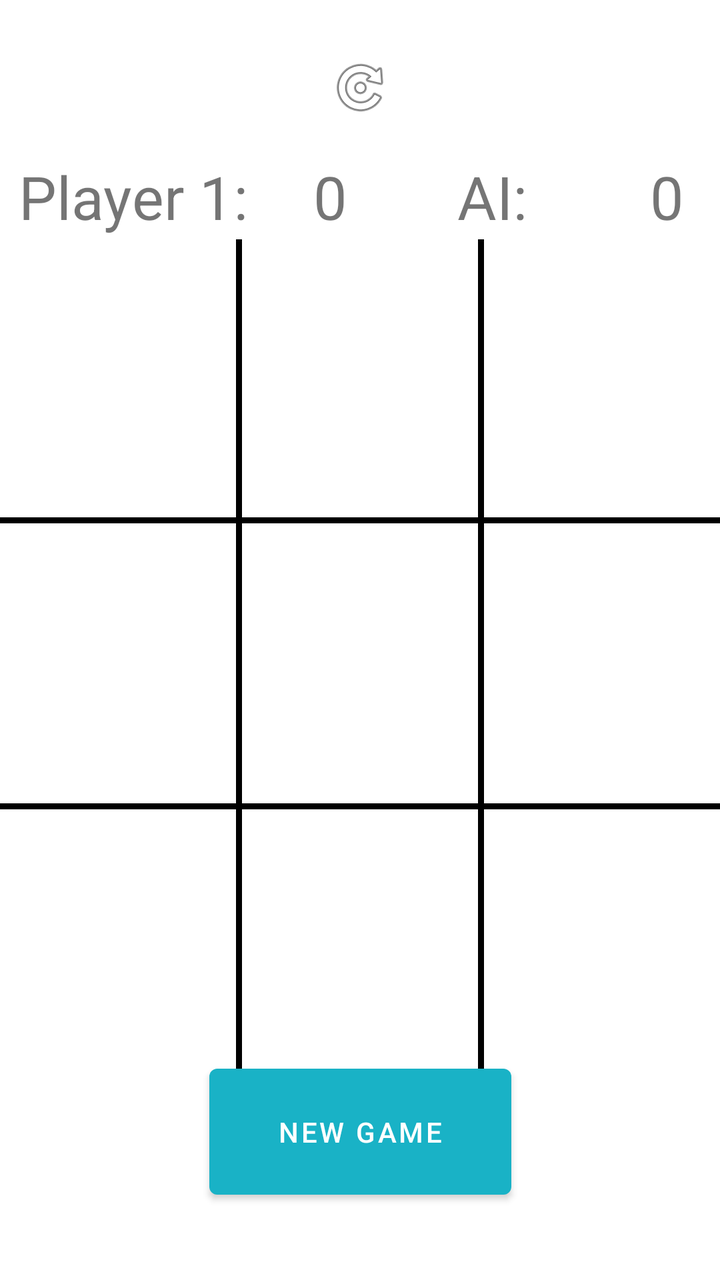
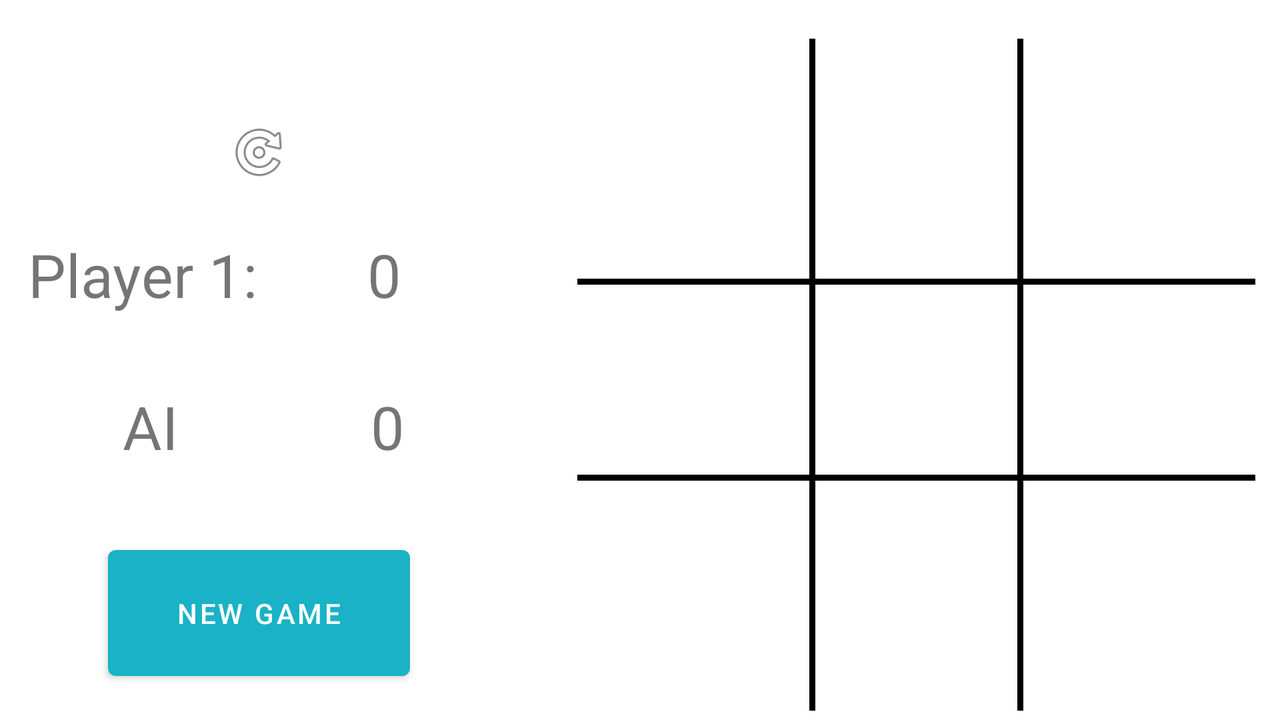

The same Android screen from two of the app's own layout files: first res/layout/ as a phone draws it, then the repository's variant for another configuration, drawn on a device whose configuration selects that folder. Both files follow.
<!-- AndroidManifest.xml: application theme Theme.TICTACTOE -->
<!-- res/layout/fragment_game_vs_ai.xml -->
<?xml version="1.0" encoding="utf-8"?>
<androidx.constraintlayout.widget.ConstraintLayout xmlns:android="http://schemas.android.com/apk/res/android"
    xmlns:app="http://schemas.android.com/apk/res-auto"
    xmlns:tools="http://schemas.android.com/tools"
    android:id="@+id/activity_board"
    android:layout_width="match_parent"
    android:layout_height="match_parent"
    android:focusable="true"
    android:focusableInTouchMode="true"
    tools:context=".view.GameVsAiFragment">

    <TextView
        android:id="@+id/Player"
        android:layout_width="133dp"
        android:layout_height="44dp"
        android:gravity="center_horizontal"
        android:text="Player 1: "
        android:textSize="30dp"
        app:layout_constraintBottom_toBottomOf="parent"
        app:layout_constraintEnd_toStartOf="@+id/PlayerScore"
        app:layout_constraintHorizontal_bias="0.5"
        app:layout_constraintStart_toStartOf="parent"
        app:layout_constraintTop_toTopOf="parent"
        app:layout_constraintVertical_bias="0.131" />

    <TextView
        android:id="@+id/PlayerScore"
        android:layout_width="49dp"
        android:layout_height="44dp"
        android:gravity="center_horizontal"
        android:text="0"
        android:textSize="30sp"
        app:layout_constraintBottom_toBottomOf="parent"
        app:layout_constraintEnd_toStartOf="@+id/Player2"
        app:layout_constraintHorizontal_bias="0.5"
        app:layout_constraintStart_toEndOf="@+id/Player"
        app:layout_constraintTop_toTopOf="parent"
        app:layout_constraintVertical_bias="0.131" />

    <Button
        android:id="@+id/NewGame"
        android:layout_width="151dp"
        android:layout_height="75dp"
        android:text="NEW GAME"
        app:layout_constraintBottom_toBottomOf="parent"
        app:layout_constraintEnd_toEndOf="parent"
        app:layout_constraintHorizontal_bias="0.5"
        app:layout_constraintStart_toStartOf="parent"
        app:layout_constraintTop_toTopOf="parent"
        app:layout_constraintVertical_bias="0.935" />

    <androidx.constraintlayout.widget.ConstraintLayout
        android:id="@+id/frameLayout"
        android:layout_width="match_parent"
        android:layout_height="426dp"
        app:layout_constraintBottom_toBottomOf="parent"
        app:layout_constraintEnd_toEndOf="parent"
        app:layout_constraintHorizontal_bias="0.0"
        app:layout_constraintStart_toStartOf="parent"

        app:layout_constraintTop_toTopOf="parent"
        app:layout_constraintVertical_bias="0.555">

        <View
            android:id="@+id/view10"
            style="@style/ViewColor"
            android:layout_width="match_parent"
            android:layout_height="3dp"
            android:layout_gravity="bottom"
            app:layout_constraintBottom_toTopOf="@+id/view11"
            app:layout_constraintEnd_toEndOf="parent"
            app:layout_constraintTop_toTopOf="parent" />

        <View
            android:id="@+id/view11"
            style="@style/ViewColor"
            android:layout_width="match_parent"
            android:layout_height="3dp"
            android:layout_gravity="bottom"
            app:layout_constraintBottom_toBottomOf="parent"
            app:layout_constraintEnd_toEndOf="parent"
            app:layout_constraintHorizontal_bias="0.5"
            app:layout_constraintStart_toStartOf="parent"
            app:layout_constraintTop_toBottomOf="@+id/view10" />

        <View
            android:id="@+id/view12"
            style="@style/ViewColor"
            android:layout_width="3dp"
            android:layout_height="424dp"
            app:layout_constraintBottom_toBottomOf="parent"
            app:layout_constraintEnd_toEndOf="parent"
            app:layout_constraintHorizontal_bias="0.5"
            app:layout_constraintStart_toEndOf="@+id/view5"
            app:layout_constraintTop_toTopOf="parent" />

        <View
            android:id="@+id/view5"
            style="@style/ViewColor"
            android:layout_width="3dp"
            android:layout_height="424dp"
            app:layout_constraintBottom_toBottomOf="parent"
            app:layout_constraintEnd_toStartOf="@+id/view12"
            app:layout_constraintHorizontal_bias="0.52"
            app:layout_constraintStart_toStartOf="parent"
            app:layout_constraintTop_toTopOf="parent" />

        <ImageView
            android:id="@+id/b2"
            android:layout_width="80dp"
            android:layout_height="80dp"
            android:layout_gravity="center"
            android:layout_marginEnd="15dp"
            app:layout_constraintBottom_toTopOf="@+id/c2"
            app:layout_constraintEnd_toStartOf="@+id/b3"
            app:layout_constraintHorizontal_bias="0.5"
            android:layout_marginStart="25dp"

            app:layout_constraintStart_toEndOf="@+id/b1"
            app:layout_constraintTop_toBottomOf="@+id/a2" />

        <ImageView
            android:id="@+id/b3"
            android:layout_width="80dp"
            android:layout_height="80dp"
            android:layout_gravity="center_horizontal|end|center_vertical"
            app:layout_constraintBottom_toTopOf="@+id/c3"
            app:layout_constraintEnd_toEndOf="parent"
            app:layout_constraintHorizontal_bias="0.5"
            app:layout_constraintStart_toEndOf="@+id/b2"
            android:layout_marginStart="25dp"

            app:layout_constraintTop_toBottomOf="@+id/a3" />

        <ImageView
            android:id="@+id/a2"
            android:layout_width="80dp"
            android:layout_height="80dp"
            android:layout_gravity="center_horizontal|top"
            android:layout_marginEnd="15dp"
            app:layout_constraintBottom_toTopOf="@+id/b2"
            app:layout_constraintEnd_toStartOf="@+id/a3"
            app:layout_constraintHorizontal_bias="0.5"
            android:layout_marginStart="25dp"

            app:layout_constraintStart_toEndOf="@+id/a1"
            app:layout_constraintTop_toTopOf="parent" />

        <ImageView
            android:id="@+id/a3"
            android:layout_width="80dp"
            android:layout_height="80dp"
            android:layout_gravity="center_horizontal|end|top"
            app:layout_constraintBottom_toTopOf="@+id/b3"
            app:layout_constraintEnd_toEndOf="parent"
            app:layout_constraintHorizontal_bias="0.5"
            app:layout_constraintStart_toEndOf="@+id/a2"
            android:layout_marginStart="25dp"

            app:layout_constraintTop_toTopOf="parent" />

        <ImageView
            android:id="@+id/c1"
            android:layout_width="80dp"
            android:layout_height="80dp"
            android:layout_gravity="bottom|start"
            android:layout_marginEnd="15dp"
            app:layout_constraintBottom_toBottomOf="parent"
            app:layout_constraintEnd_toStartOf="@+id/c2"
            app:layout_constraintHorizontal_bias="0.5"
            app:layout_constraintStart_toStartOf="parent"
            app:layout_constraintTop_toBottomOf="@+id/b1" />

        <ImageView
            android:id="@+id/b1"
            android:layout_width="80dp"
            android:layout_height="80dp"
            android:layout_gravity="center_vertical|start"
            android:layout_marginEnd="15dp"
            app:layout_constraintBottom_toTopOf="@+id/c1"
            app:layout_constraintEnd_toStartOf="@+id/b2"
            app:layout_constraintHorizontal_bias="0.5"
            app:layout_constraintStart_toStartOf="parent"
            app:layout_constraintTop_toBottomOf="@+id/a1" />

        <ImageView
            android:id="@+id/a1"
            android:layout_width="80dp"
            android:layout_height="80dp"
            android:layout_gravity="center_horizontal|left"
            android:layout_marginEnd="15dp"
            app:layout_constraintBottom_toTopOf="@+id/b1"
            app:layout_constraintEnd_toStartOf="@+id/a2"
            app:layout_constraintHorizontal_bias="0.5"
            app:layout_constraintStart_toStartOf="parent"
            app:layout_constraintTop_toTopOf="parent" />

        <ImageView
            android:id="@+id/c2"
            android:layout_width="80dp"
            android:layout_height="80dp"
            android:layout_gravity="center_horizontal|bottom"
            android:layout_marginEnd="15dp"
            android:layout_marginStart="25dp"

            app:layout_constraintBottom_toBottomOf="parent"
            app:layout_constraintEnd_toStartOf="@+id/c3"
            app:layout_constraintHorizontal_bias="0.5"
            app:layout_constraintStart_toEndOf="@+id/c1"
            app:layout_constraintTop_toBottomOf="@+id/b2" />

        <ImageView
            android:id="@+id/c3"
            android:layout_width="80dp"
            android:layout_height="80dp"
            android:layout_gravity="center_horizontal|end|bottom"
            app:layout_constraintBottom_toBottomOf="parent"
            app:layout_constraintEnd_toEndOf="parent"
            app:layout_constraintHorizontal_bias="0.5"
            android:layout_marginStart="25dp"

            app:layout_constraintStart_toEndOf="@+id/c2"
            app:layout_constraintTop_toBottomOf="@+id/b3" />


    </androidx.constraintlayout.widget.ConstraintLayout>

    <TextView
        android:id="@+id/AiScore"
        android:layout_width="46dp"
        android:layout_height="44dp"
        android:gravity="center_horizontal"
        android:text="0"
        android:textSize="30sp"
        app:layout_constraintBottom_toBottomOf="parent"
        app:layout_constraintEnd_toEndOf="parent"
        app:layout_constraintHorizontal_bias="0.5"
        app:layout_constraintStart_toEndOf="@+id/Player2"
        app:layout_constraintTop_toTopOf="parent"
        app:layout_constraintVertical_bias="0.131" />

    <TextView
        android:id="@+id/Player2"
        android:layout_width="113dp"
        android:layout_height="44dp"
        android:gravity="center_horizontal"
        android:text="AI: "
        android:textSize="30sp"
        app:layout_constraintBottom_toBottomOf="parent"
        app:layout_constraintEnd_toStartOf="@+id/AiScore"
        app:layout_constraintHorizontal_bias="0.5"
        app:layout_constraintStart_toEndOf="@+id/PlayerScore"
        app:layout_constraintTop_toTopOf="parent"
        app:layout_constraintVertical_bias="0.131" />

    <ImageButton
        android:id="@+id/resetScore"
        android:layout_width="48dp"
        android:layout_height="39dp"
        android:background="@null"
        android:src="@android:drawable/ic_menu_rotate"
        android:text="RESET"
        app:layout_constraintBottom_toBottomOf="parent"
        app:layout_constraintEnd_toEndOf="parent"
        app:layout_constraintHorizontal_bias="0.5"
        app:layout_constraintStart_toStartOf="parent"
        app:layout_constraintTop_toTopOf="parent"
        app:layout_constraintVertical_bias="0.04000002" />


</androidx.constraintlayout.widget.ConstraintLayout>
<!-- resources referenced by this layout -->
<resources>
  <style name="ViewColor">
          <item name="android:background">@color/black</item>
      </style>
  <style name="Theme.TICTACTOE" parent="Theme.MaterialComponents.DayNight.NoActionBar">
          
          <item name="colorPrimary">@color/myc</item>
          <item name="colorPrimaryVariant">@color/myc</item>
          <item name="colorOnPrimary">@color/white</item>
          
          <item name="colorSecondary">@color/teal_200</item>
          <item name="colorSecondaryVariant">@color/teal_700</item>
          <item name="colorOnSecondary">@color/black</item>
          
          <item name="android:statusBarColor" tools:targetApi="l">?attr/colorPrimaryVariant</item>
          
      </style>
  <color name="black">#FF000000</color>
  <color name="myc">#19B2C6</color>
  <color name="white">#FFFFFFFF</color>
  <color name="teal_200">#FF03DAC5</color>
  <color name="teal_700">#FF018786</color>
</resources>
<!-- res/layout-land/fragment_game_vs_ai.xml (the repository's variant of the layout above) -->
<!-- drawn on the phone turned sideways -->
<?xml version="1.0" encoding="utf-8"?>
<androidx.constraintlayout.widget.ConstraintLayout xmlns:android="http://schemas.android.com/apk/res/android"
    xmlns:tools="http://schemas.android.com/tools"
    xmlns:app="http://schemas.android.com/apk/res-auto"
    android:id="@+id/activity_board"
    android:layout_width="match_parent"
    android:layout_height="match_parent"
    tools:context=".view.GameVsAiFragment">

    <TextView
        android:id="@+id/Player"
        android:layout_width="133dp"
        android:layout_height="44dp"
        android:layout_marginBottom="32dp"
        android:gravity="center_horizontal"
        android:text="Player 1: "
        android:textSize="30dp"
        app:layout_constraintBottom_toTopOf="@+id/Player2"
        app:layout_constraintEnd_toStartOf="@+id/PlayerScore"
        app:layout_constraintHorizontal_bias="0.237"
        app:layout_constraintStart_toStartOf="parent" />

    <TextView
        android:id="@+id/PlayerScore"
        android:layout_width="49dp"
        android:layout_height="44dp"
        android:layout_marginEnd="72dp"
        android:layout_marginBottom="32dp"
        android:gravity="center_horizontal"
        android:text="0"
        android:textSize="30sp"
        app:layout_constraintBottom_toTopOf="@+id/AiScore"
        app:layout_constraintEnd_toStartOf="@+id/frameLayout" />

    <Button
        android:id="@+id/NewGame"
        android:layout_width="151dp"
        android:layout_height="75dp"
        android:layout_marginEnd="30dp"
        android:layout_marginBottom="16dp"
        android:text="NEW GAME"
        app:layout_constraintBottom_toBottomOf="parent"
        app:layout_constraintEnd_toStartOf="@+id/frameLayout"
        app:layout_constraintStart_toStartOf="parent" />

    <FrameLayout
        android:id="@+id/frameLayout"
        android:layout_width="339dp"
        android:layout_height="401dp"
        app:layout_constraintBottom_toBottomOf="parent"
        app:layout_constraintEnd_toEndOf="parent"
        app:layout_constraintHorizontal_bias="0.959"
        app:layout_constraintStart_toStartOf="parent"
        app:layout_constraintTop_toTopOf="parent"
        app:layout_constraintVertical_bias="1.0">

        

        <ImageView
            android:id="@+id/a2"
            android:layout_width="80dp"
            android:layout_height="80dp"
            android:layout_gravity="center_horizontal|top"
            android:layout_marginTop="92dp" />

        <ImageView
            android:id="@+id/a1"
            android:layout_width="80dp"
            android:layout_height="80dp"
            android:layout_gravity="top|start"
            android:layout_marginStart="22dp"
            android:layout_marginTop="92dp" />

        <ImageView
            android:id="@+id/b1"
            android:layout_width="80dp"
            android:layout_height="80dp"
            android:layout_marginTop="30dp"
            android:layout_gravity="center_vertical|start"
            android:layout_marginStart="22dp" />

        <ImageView
            android:id="@+id/b2"
            android:layout_width="80dp"
            android:layout_height="80dp"
            android:layout_marginTop="30dp"
            android:layout_gravity="center" />

        <ImageView
            android:id="@+id/b3"
            android:layout_width="80dp"
            android:layout_height="80dp"
            android:layout_marginTop="30dp"
            android:layout_gravity="center_horizontal|end|center_vertical"
            android:layout_marginEnd="22dp" />

        <ImageView
            android:id="@+id/c1"
            android:layout_width="80dp"
            android:layout_height="80dp"
            android:layout_gravity="bottom|start"
            android:layout_marginStart="22dp"
            android:layout_marginBottom="32dp" />

        <ImageView
            android:id="@+id/c2"
            android:layout_width="80dp"
            android:layout_height="80dp"
            android:layout_gravity="center_horizontal|bottom"
            android:layout_marginBottom="32dp" />

        <ImageView
            android:id="@+id/c3"
            android:layout_width="80dp"
            android:layout_height="80dp"
            android:layout_gravity="center_horizontal|end|bottom"
            android:layout_marginEnd="22dp"
            android:layout_marginBottom="32dp" />

        <View
            style="@style/ViewColor"
            android:layout_width="3dp"
            android:layout_height="match_parent"
            android:layout_gravity="end"
            android:layout_marginTop="60dp"
            android:layout_marginEnd="116dp"
            android:layout_marginBottom="5dp" />

        <View
            style="@style/ViewColor"
            android:layout_width="3dp"
            android:layout_height="match_parent"
            android:layout_gravity="start"
            android:layout_marginStart="116dp"
            android:layout_marginTop="60dp"
            android:layout_marginBottom="5dp" />

        <View
            style="@style/ViewColor"
            android:layout_width="match_parent"
            android:layout_height="3dp"
            android:layout_gravity="bottom"
            android:layout_marginBottom="120dp" />

        <View
            style="@style/ViewColor"
            android:layout_width="match_parent"
            android:layout_height="3dp"
            android:layout_gravity="top"
            android:layout_marginTop="180dp" />

        <ImageView
            android:id="@+id/a3"
            android:layout_width="80dp"
            android:layout_height="80dp"
            android:layout_gravity="center_horizontal|end|top"
            android:layout_marginTop="92dp"
            android:layout_marginEnd="22dp" />

        

        


    </FrameLayout>

    <TextView
        android:id="@+id/AiScore"
        android:layout_width="46dp"
        android:layout_height="44dp"
        android:layout_marginEnd="72dp"
        android:layout_marginBottom="32dp"
        android:gravity="center_horizontal"
        android:text="0"
        android:textSize="30sp"
        app:layout_constraintBottom_toTopOf="@+id/NewGame"
        app:layout_constraintEnd_toStartOf="@+id/frameLayout" />

    <TextView
        android:id="@+id/Player2"
        android:layout_width="133dp"
        android:layout_height="44dp"
        android:layout_marginBottom="32dp"
        android:gravity="center_horizontal"
        android:text="AI"
        android:textSize="30sp"
        app:layout_constraintBottom_toTopOf="@+id/NewGame"
        app:layout_constraintEnd_toStartOf="@+id/AiScore"
        app:layout_constraintHorizontal_bias="0.232"
        app:layout_constraintStart_toStartOf="parent" />

    <ImageButton
        android:id="@+id/resetScore"
        android:layout_width="48dp"
        android:layout_height="39dp"
        android:layout_marginEnd="30dp"
        android:background="@null"
        android:src="@android:drawable/ic_menu_rotate"
        android:text="RESET"
        app:layout_constraintBottom_toTopOf="@+id/Player"
        app:layout_constraintEnd_toStartOf="@+id/frameLayout"
        app:layout_constraintStart_toStartOf="parent"
        app:layout_constraintTop_toTopOf="parent"
        app:layout_constraintVertical_bias="0.723" />


</androidx.constraintlayout.widget.ConstraintLayout>
